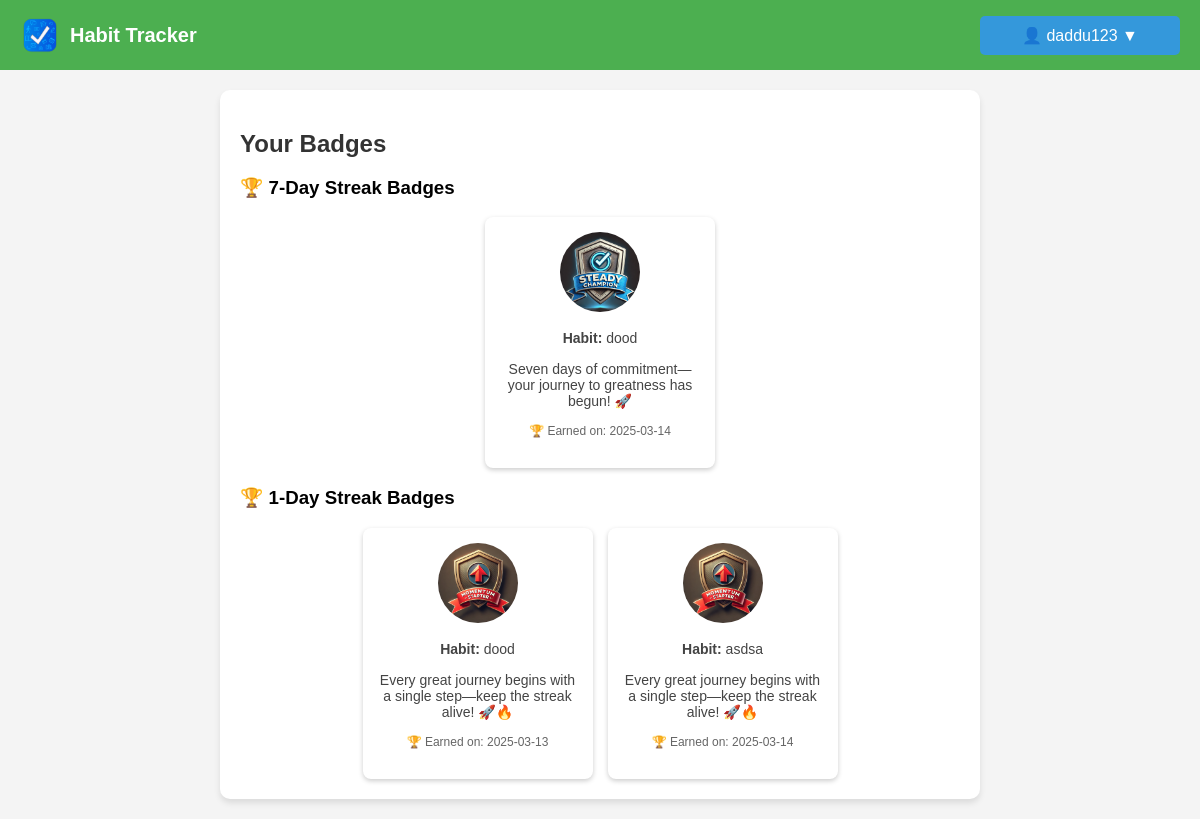
The app's page /badges (signed in), older data.
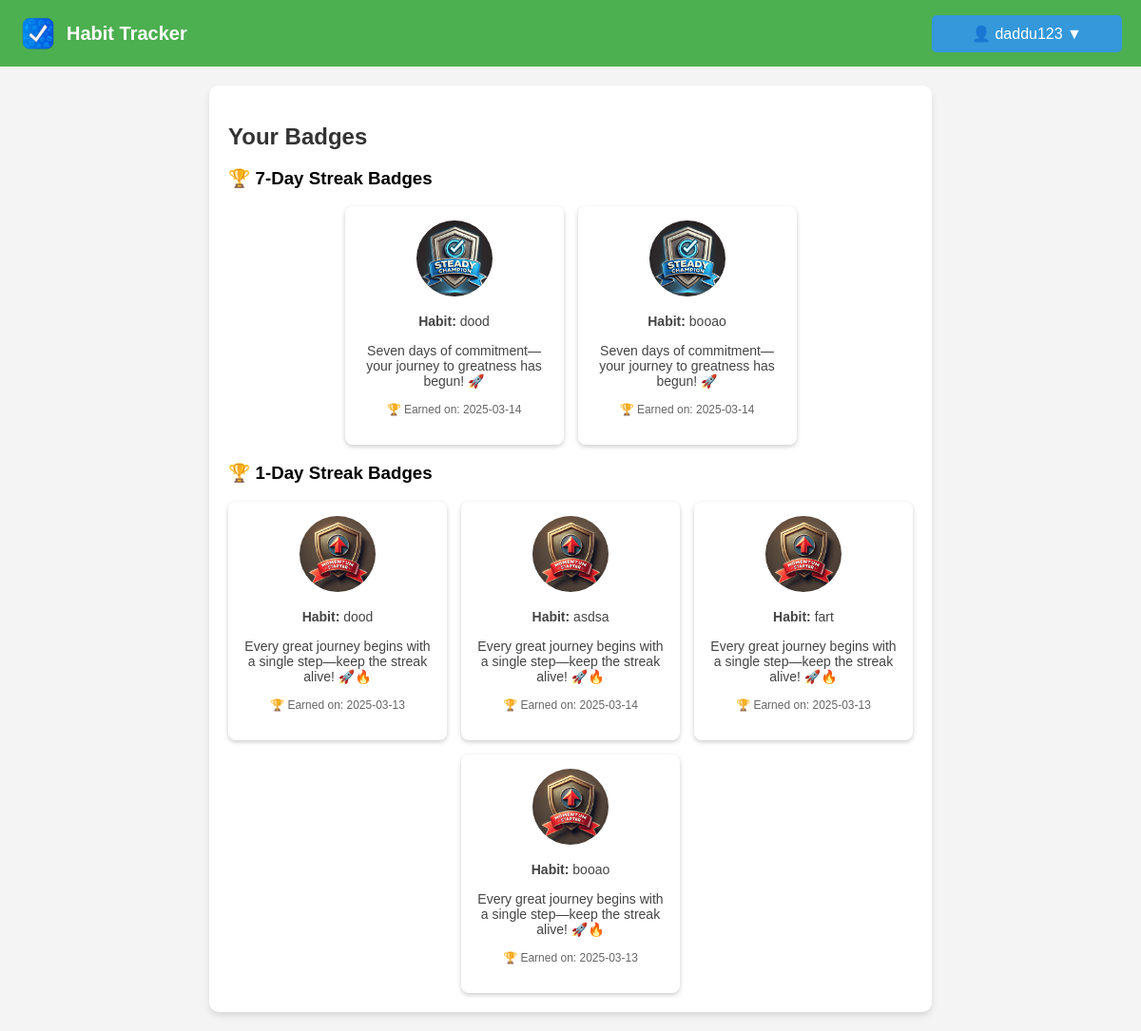
The same page, newer data.
### models.py (models this page shows, shortened)
class UserBadge(db.Model):
    id = db.Column(db.Integer, primary_key=True)
    user_id = db.Column(db.Integer, db.ForeignKey('user.id'), nullable=False)
    habit_id = db.Column(db.Integer, db.ForeignKey('activity.id'), nullable=False)
    habit_name = db.Column(db.String(100))  # New column to store habit name
    badge_id = db.Column(db.Integer, db.ForeignKey('badge.id'), nullable=False)
    awarded_at = db.Column(db.DateTime, default=datetime.utcnow)
    user = db.relationship('User', backref=db.backref('earned_badges', lazy=True))
    badge = db.relationship('Badge', backref=db.backref('awarded_to', lazy=True))

class Badge(db.Model):
    id = db.Column(db.Integer, primary_key=True)
    name = db.Column(db.String(100), nullable=False, unique=True)  # Badge name
    description = db.Column(db.Text, nullable=True)  # Description
    streak_required = db.Column(db.Integer, nullable=False)  # Streak condition
    created_at = db.Column(db.DateTime, default=datetime.utcnow)
    image_filename = db.Column(db.String(255), nullable=False)

class Activity(db.Model):
    id = db.Column(db.Integer, primary_key=True)
    name = db.Column(db.String(120), nullable=False)
    user_id = db.Column(db.Integer, db.ForeignKey('user.id'), nullable=False)
    streak = db.Column(db.Integer, default=0)
    last_completed = db.Column(db.DateTime, default=None)
    date_added = db.Column(db.Date, default=datetime.utcnow)

### routes.py (the view)
@main_bp.route('/badges')
def badges():
    if 'user_id' not in session:
        flash("You need to log in first.", "danger")
        return redirect(url_for('main.login'))
    user_id = session['user_id']
    user_badges = UserBadge.query.filter_by(user_id=user_id).all()
    for badge in user_badges:
        badge.badge.name_escaped = json.dumps(badge.badge.name)
        badge.badge.description_escaped = json.dumps(badge.badge.description)
        badge.habit = Activity.query.get(badge.habit_id)
    streak_groups = {
        360: [],
        180: [],
        30: [],
        7: [],
        1: []
    }
    for badge in user_badges:
        if badge.badge and badge.badge.streak_required:
            if badge.badge.streak_required in streak_groups:
                streak_groups[badge.badge.streak_required].append(badge)
    sorted_streak_groups = {
        k: streak_groups[k] for k in sorted(streak_groups.keys(), reverse=True)
    }
    return render_template(
        'badges.html',
        username=session['username'],
        streak_groups=sorted_streak_groups
    )

### templates/badges.html (shortened to what this page needs)
<!DOCTYPE html>
<html lang="en">
  <head>
    <link
      rel="stylesheet"
      href="{{ url_for('static', filename='styles.css') }}"
    />
  </head>
  <body>
    <nav class="navbar">
      <div class="logo">
        <img
          src="{{ url_for('static', filename='logo.png') }}"
          alt="Habit Tracker Logo"
        />
        <span class="app-name">Habit Tracker</span>
      </div>
      <div class="nav-buttons">
        <div class="dropdown">
          <button class="dropbtn">👤 {{ session['username'] }} ▼</button>
        </div>
      </div>
    </nav>
    <div class="container">
      <h2>Your Badges</h2>
      {% if streak_groups %} {% for streak, badges in streak_groups.items() %}
      {% if badges %}
      <div class="badge-group">
        <h3>🏆 {{ streak }}-Day Streak Badges</h3>
        <div class="badge-grid">
          {% for badge in badges %}
          <div
            class="badge-card"
            onclick="openBadgeModal(
                      '{{ badge.badge.name }}',
                      '{{ badge.badge.description }}',
                      '{{ url_for('static', filename='badges/' + badge.badge.image_filename) }}',
                      '{% if badge.habit %}{{ badge.habit.name }}{% else %}{{ badge.habit_name }}{% endif %}'
                    )"
          >
            <img
              src="{{ url_for('static', filename='badges/' + badge.badge.image_filename) }}"
              alt="{{ badge.badge.name }}"
              title="{{ badge.badge.name }}"
              class="badge-img"
            />
            <p>
              <strong>Habit:</strong>
              {% if badge.habit %} {{ badge.habit.name }} {% else %} {{
              badge.habit_name }} {% endif %}
            </p>
            <p>{{ badge.badge.description }}</p>
            <p class="badge-earned">
              🏆 Earned on: {{ badge.awarded_at.strftime('%Y-%m-%d') }}
            </p>
          </div>
          {% endfor %}
        </div>
      </div>
      {% endif %} {% endfor %} {% else %}
      <p>
        No badges earned yet. Keep tracking your habits to unlock achievements!
      </p>
      {% endif %}
    </div>
  </body>
</html>

### static/styles.css (style rules this page uses)
body { margin: 0; padding: 0; font-family: Arial, sans-serif; background-color: #f4f4f4; }
.navbar { display: flex; justify-content: space-between; align-items: center; background-color: #4CAF50; padding: 15px 20px; color: white; }
.logo { display: flex; align-items: center; }
.logo img { width: 40px; height: 40px; margin-right: 10px; }
.app-name { font-size: 20px; font-weight: bold; }
.dropbtn { background-color: #3498db; color: white; padding: 10px 16px; font-size: 16px; border: none; cursor: pointer; border-radius: 5px; }
.dropdown { position: relative; display: inline-block; }
.container { width: 60%; margin: 20px auto; padding: 20px; background: white; box-shadow: 0px 4px 6px rgba(0, 0, 0, 0.1); border-radius: 10px; }
h2 { color: #333; margin-bottom: 15px; }
button { padding: 8px 12px; width: 200px; border: none; border-radius: 5px; font-size: 14px; cursor: pointer; transition: 0.3s ease-in-out; }
p { font-size: 14px; color: #444; margin-bottom: 15px; }
.badge-earned { font-size: 12px; color: #666; }
.badge-grid { display: flex; flex-wrap: wrap; gap: 15px; justify-content: center; }
.badge-card { background: #fff; padding: 15px; border-radius: 8px; box-shadow: 0 2px 5px rgba(0, 0, 0, 0.2); text-align: center; width: 200px; cursor: pointer; transition: transform 0.2s; }
.badge-img { width: 80px; height: 80px; border-radius: 50%; }

Row changes from the older to the newer data that the page shows:
added UserBadge: image_filename (picture), habit.name "booao", badge.description "Seven days of commitment—your journey to greatness has begun! 🚀", awarded_at "2025-03-14", shown under "7"
added UserBadge: image_filename (picture), habit.name "fart", badge.description "Every great journey begins with a single step—keep the streak alive! 🚀🔥", awarded_at "2025-03-13", shown under "1"
added UserBadge: image_filename (picture), habit.name "booao", badge.description "Every great journey begins with a single step—keep the streak alive! 🚀🔥", awarded_at "2025-03-13", shown under "1"
